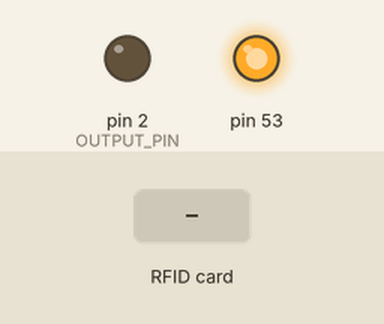
Recording of a sketch running on a simulated Arduino Mega 2560, built with avr-gcc and run on an emulated ATmega2560. Parts: output pins drawn as LEDs (lit = HIGH). The inputs (shaded band) are chosen by the test bench. What the sketch prints to the serial monitor is not drawn.

Above: at 2.2 s.
2.3 s: RFID card EB A4 EA 0A held to the reader
At 2.9 s:
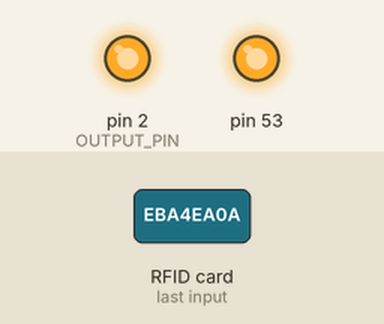
5.3 s: RFID card 86 EA 3E F8 held to the reader
At 8.1 s:
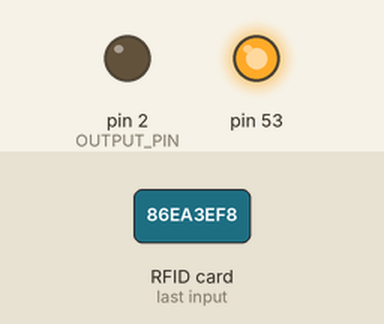
8.3 s: RFID card 5E 7A 19 C4 held to the reader
At 9.1 s:
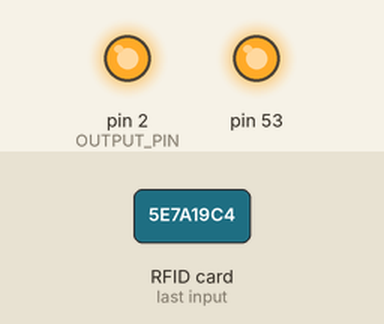
Timing chart, 0 to 11.8 s (numbered marks = the images above; inputs shaded):
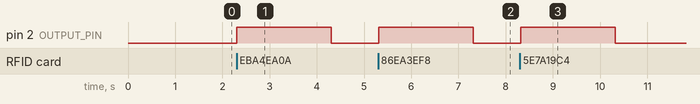

The sketch:

code.ino
```cpp
#include <SPI.h>
#include <MFRC522.h>

#define SS_PIN 21
#define RST_PIN 22
#define OUTPUT_PIN 2

MFRC522 rfid(SS_PIN, RST_PIN);

const String registeredUIDs[] = {"EBA4EA0A", "86EA3EF8"};
const int numRegisteredUIDs = sizeof(registeredUIDs) / sizeof(registeredUIDs[0]);

void setup() {
    Serial.begin(115200);
    delay(1000);

    SPI.begin();
    rfid.PCD_Init();

    byte version = rfid.PCD_ReadRegister(rfid.VersionReg);
    if (version == 0x00 || version == 0xFF) {
        Serial.println("ERROR: No RFID module detected. Check wiring!");
        while (true);
    }

    pinMode(OUTPUT_PIN, OUTPUT);
    digitalWrite(OUTPUT_PIN, LOW);
}

void loop() {
    if (rfid.PICC_IsNewCardPresent() && rfid.PICC_ReadCardSerial()) {
        String detectedUID = "";
        for (byte i = 0; i < rfid.uid.size; i++) {
            if (rfid.uid.uidByte[i] < 0x10) detectedUID += "0";
            detectedUID += String(rfid.uid.uidByte[i], HEX);
        }
        detectedUID.toUpperCase();

        bool isRegistered = false;
        for (int i = 0; i < numRegisteredUIDs; i++) {
            if (detectedUID == registeredUIDs[i]) {
                isRegistered = true;
                break;
            }
        }

        if (isRegistered) {
            Serial.println("Registered Vehicle ✅");
        } else {
            Serial.println("Not Registered 🚫");
        }

        digitalWrite(OUTPUT_PIN, HIGH);
        delay(2000);
        digitalWrite(OUTPUT_PIN, LOW);

        rfid.PICC_HaltA();
        rfid.PCD_StopCrypto1();
    }
}
```

Measured:
- after the input at 2.3 s, pin 2 (OUTPUT_PIN): LOW → HIGH at once, → LOW 2.0 s later
- after the input at 5.3 s, pin 2 (OUTPUT_PIN): LOW → HIGH at once, → LOW 2.0 s later
- after the input at 8.3 s, pin 2 (OUTPUT_PIN): LOW → HIGH at once, → LOW 2.0 s later
